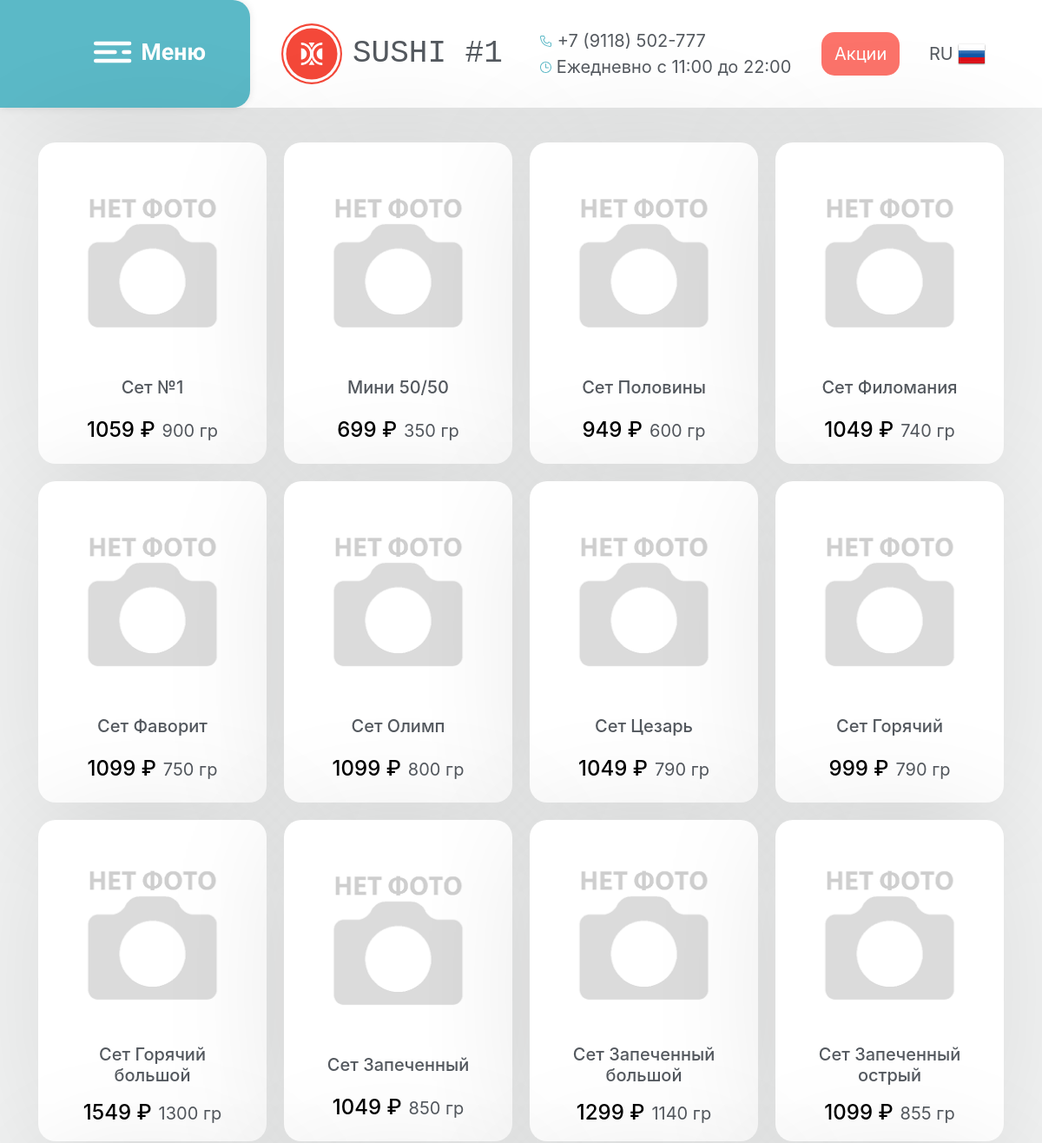
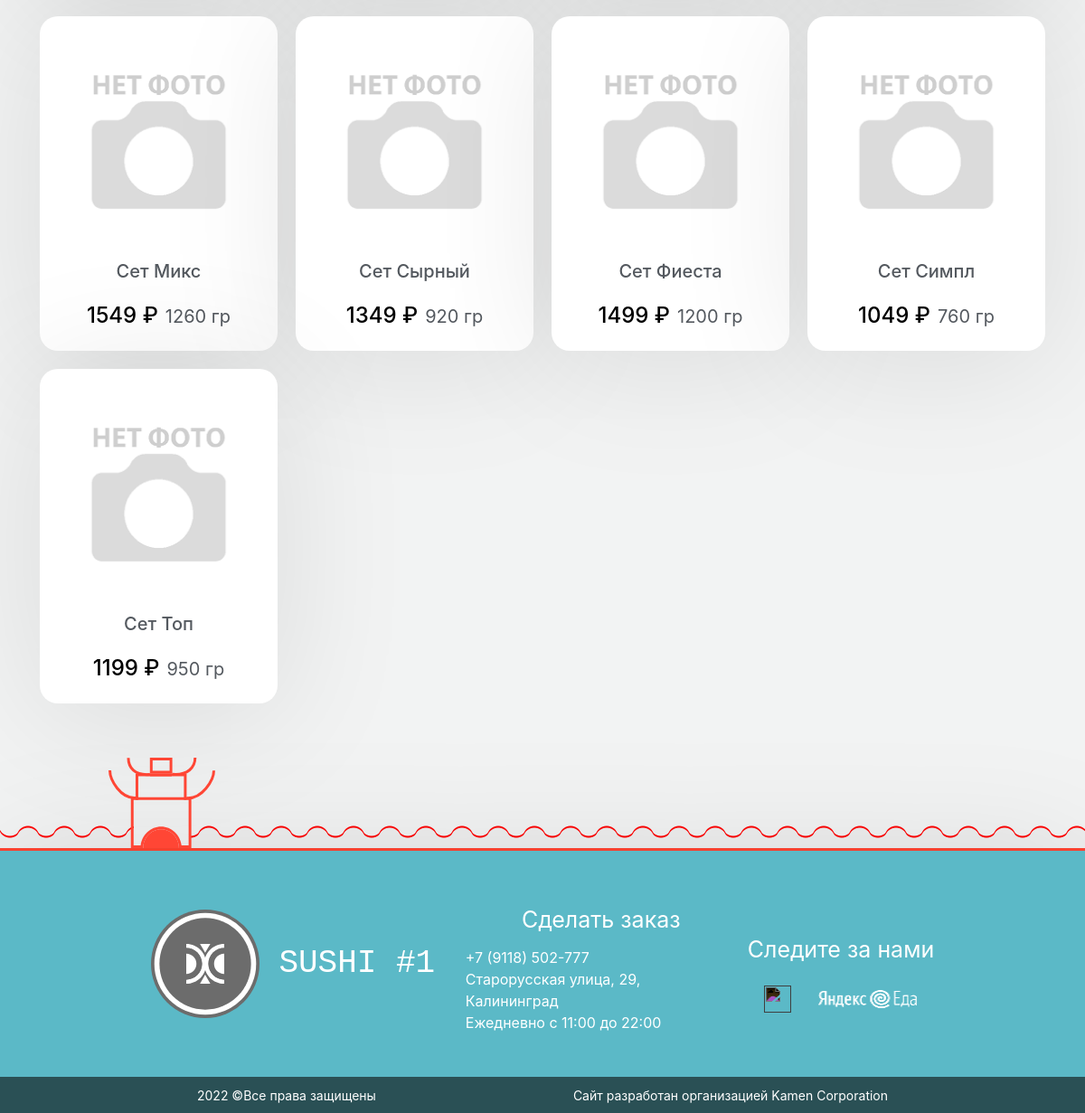
Page /category/4 on the committed database (2 pictures, top to bottom).
### index.py (models this page shows)
class Food(db.Model):
    id = db.Column(db.Integer, primary_key=True)
    name = db.Column(db.String, nullable=False)
    price = db.Column(db.String, nullable=False)
    weight = db.Column(db.String, nullable=False)
    description = db.Column(db.String, nullable=False)
    filename = db.Column(db.String, default="-1.png")

### index.py (the view)
@app.route("/category/<int:category_id>")
def show_category(category_id):
    category = db.session.query(Categories).filter_by(id=category_id).first_or_404()
    foods_ids = json.loads(category.food_list)
    food_list = db.session.query(Food).filter(Food.id.in_(foods_ids)).all()
    return render_template("category.html", food_list=food_list, category_name=category.name)

### templates/category.html (shortened to what this page needs)
{% extends 'base.html' %}
{% block body %}
<main>
<div class="default-screen">
    {% for i in range(0, food_list|length // 4 + (1 if food_list|length % 4 != 0 else 0)) %}
	<section class="row-objects" style="width: 100%; justify-content: center;">
		{% for j in range(0, 4) %}
		{% if i*4+j < food_list|length %}
			<div class="list-object list-object-parent" onClick="document.location='/meal/{{ food_list[i*4+j].id }}'">
				<div class="list-object-category" style="background-image: url('..//static/media/food/{{food_list[i*4+j].filename}}');"></div>
				<div style="max-width: 80%;"> <h5> {{ food_list[i*4+j].name }} </h5> </div>
				<div style="margin-left: 0em; display: flex; flex-direction: raw;">
					<div style="color: #000; margin-right: 8px;"> <h4> {{ food_list[i*4+j].price }} &#x20bd; </h4> </div>
					<span style="display: flex; align-items: flex-end; margin-bottom: 8px;"> <h7 >{{ food_list[i*4+j].weight }} гр </h7> </span>
				</div>
			</div>
		{% endif %}
		{% endfor %}
	</section>
	{% endfor %}
</div>
</main>
{% endblock %}

### static/css/style.css (style rules this page uses)
html { height: 100%; width: 100%; }
body { background-color: #f2f3f3; color: #54595F; margin: 0; padding: 0; width: 100%; height: 100%; font-size: 20px !important; }
main { width: 65%; margin-left: auto; margin-right: auto; }
.row-objects { margin: 20px auto; display: flex; justify-content: space-evenly; align-items: center; }
.list-object { box-shadow: 0 0px 10px rgba(0,0,0,0.1); background-color: #666; min-width: 263px; width: 40vw; height: 40vw; max-height: 270px; border-radius: 20px; text-align: center; margin: 0 1vw; }

### templates/category.html (style rules this page uses)
.list-object-parent { display: flex; flex-direction: column; justify-content: space-evenly; cursor: pointer; width: 30vw; height: 30vw; margin: 0 10px; min-height: 370px; max-height: 390px; background-color: #fff; box-shadow: 0 10px 150px rgba(0,0,0,0.1); align-items: center; }
.list-object-category { width: 85%; height: 90%; max-height: 200px; background-color: #fff; border-radius: 20px;  margin-left: 0; margin-right: 0; margin-top: 20px; margin-bottom: 20px; background-size: cover; background-repeat: no-repeat; background-position: center; }

### rows in the picture
Food: filename (picture), name "Сет №1", price "1059", weight "900"
Food: filename (picture), name "Мини 50/50", price "699", weight "350"
Food: filename (picture), name "Сет Половины", price "949", weight "600"
Food: filename (picture), name "Сет Филомания", price "1049", weight "740"
Food: filename (picture), name "Сет Фаворит", price "1099", weight "750"
Food: filename (picture), name "Сет Олимп", price "1099", weight "800"
Food: filename (picture), name "Сет Цезарь", price "1049", weight "790"
Food: filename (picture), name "Сет Горячий", price "999", weight "790"
Food: filename (picture), name "Сет Горячий большой", price "1549", weight "1300"
Food: filename (picture), name "Сет Запеченный", price "1049", weight "850"
Food: filename (picture), name "Сет Запеченный большой", price "1299", weight "1140"
Food: filename (picture), name "Сет Запеченный острый", price "1099", weight "855"
Food: filename (picture), name "Сет Микс", price "1549", weight "1260"
Food: filename (picture), name "Сет Сырный", price "1349", weight "920"
Food: filename (picture), name "Сет Фиеста", price "1499", weight "1200"
Food: filename (picture), name "Сет Симпл", price "1049", weight "760"
Food: filename (picture), name "Сет Топ", price "1199", weight "950"
